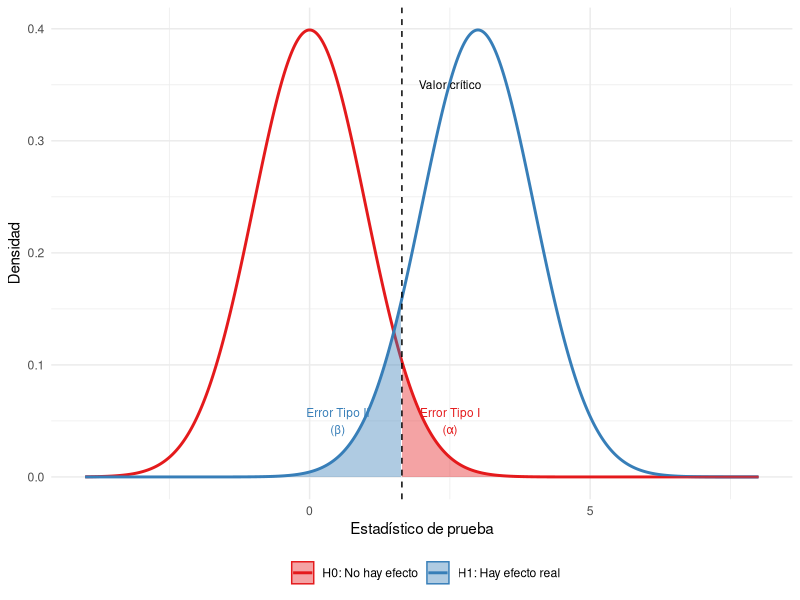
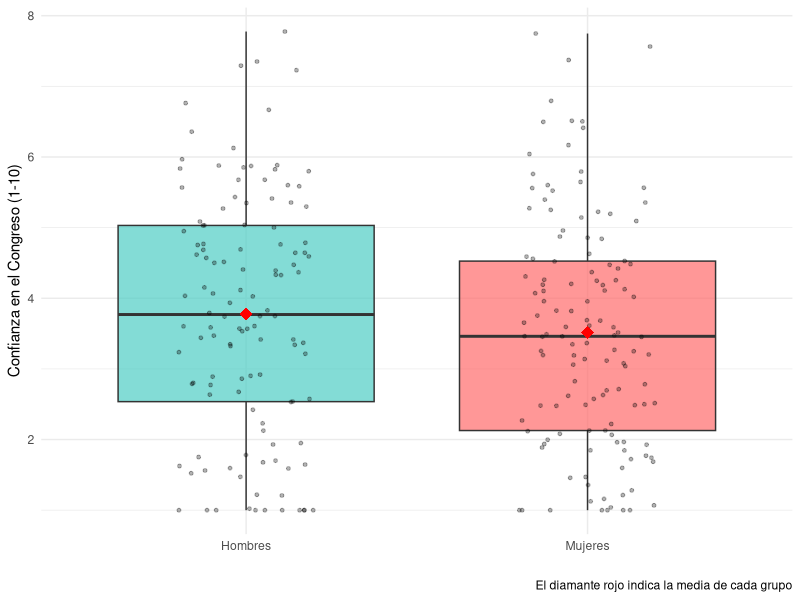
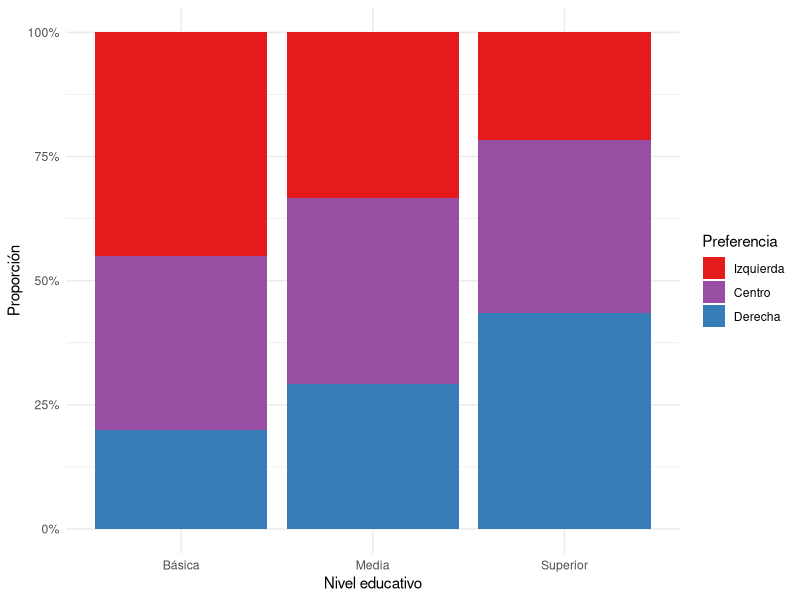

Recreate these plots in R, in order.
## ---- chunk 1
#| label: fig-errores
#| fig-cap: "Visualización de los dos tipos de error"
#| code-fold: true

library(ggplot2)

# Crear datos para dos distribuciones
x <- seq(-4, 8, length.out = 1000)
h0 <- dnorm(x, mean = 0, sd = 1)
h1 <- dnorm(x, mean = 3, sd = 1)

datos <- data.frame(
  x = rep(x, 2),
  densidad = c(h0, h1),
  hipotesis = rep(c("H0: No hay efecto", "H1: Hay efecto real"), each = 1000)
)

valor_critico <- qnorm(0.95, mean = 0, sd = 1)

ggplot(datos, aes(x = x, y = densidad, color = hipotesis, fill = hipotesis)) +
  geom_line(linewidth = 1) +
  geom_area(data = subset(datos, hipotesis == "H0: No hay efecto" & x > valor_critico),
            alpha = 0.4) +
  geom_area(data = subset(datos, hipotesis == "H1: Hay efecto real" & x < valor_critico),
            alpha = 0.4) +
  geom_vline(xintercept = valor_critico, linetype = "dashed", color = "black") +
  annotate("text", x = valor_critico + 0.3, y = 0.35,
           label = "Valor crítico", hjust = 0, size = 3) +
  annotate("text", x = 2.5, y = 0.05,
           label = "Error Tipo I\n(α)", size = 3, color = "#E41A1C") +
  annotate("text", x = 0.5, y = 0.05,
           label = "Error Tipo II\n(β)", size = 3, color = "#377EB8") +
  scale_color_manual(values = c("#E41A1C", "#377EB8")) +
  scale_fill_manual(values = c("#E41A1C", "#377EB8")) +
  labs(x = "Estadístico de prueba", y = "Densidad",
       color = "", fill = "") +
  theme_minimal() +
  theme(legend.position = "bottom")
## ---- chunk 2
# Datos simulados de una encuesta en Chile
set.seed(2024)
satisfaccion <- rnorm(150, mean = 4.2, sd = 2.1)
satisfaccion <- pmax(1, pmin(10, satisfaccion))  # Limitar a escala 1-10
## ---- chunk 3
resultado <- t.test(satisfaccion, mu = 5.0)
resultado
## ---- chunk 4
#| echo: false
cat("	One Sample t-test

data:  satisfaccion
t = -4.8123, df = 149, p-value = 3.542e-06
alternative hypothesis: true mean is not equal to 5
95 percent confidence interval:
 4.020159 4.534641
sample estimates:
mean of x
   4.2774")
## ---- chunk 5
#| echo: false
if(resultado$p.value < 0.05) {
  cat("Conclusión: El valor p es menor que 0.05, por lo tanto rechazamos H₀.\n\n")
  cat("La satisfacción promedio en Chile (", round(mean(satisfaccion), 2),
      ") es significativamente diferente del promedio latinoamericano (5.0).\n\n", sep = "")
  cat("El intervalo de confianza [", round(resultado$conf.int[1], 2),
      " - ", round(resultado$conf.int[2], 2),
      "] no incluye el valor 5.0, lo que confirma la diferencia.", sep = "")
}
## ---- chunk 6
# Cálculo manual
media_muestral <- mean(satisfaccion)
desv_estandar <- sd(satisfaccion)
n <- length(satisfaccion)
mu_0 <- 5.0

t_calculado <- (media_muestral - mu_0) / (desv_estandar / sqrt(n))

cat("Media muestral:", round(media_muestral, 2), "\n")
cat("Desviación estándar:", round(desv_estandar, 2), "\n")
cat("Estadístico t:", round(t_calculado, 2), "\n")

# Valor p (bilateral)
valor_p <- 2 * pt(abs(t_calculado), df = n - 1, lower.tail = FALSE)
cat("Valor p:", round(valor_p, 6), "\n")
## ---- chunk 7
# Datos simulados de confianza en el Congreso (escala 1-10)
set.seed(2024)
confianza_hombres <- rnorm(120, mean = 3.8, sd = 1.8)
confianza_mujeres <- rnorm(130, mean = 3.2, sd = 1.9)

confianza_hombres <- pmax(1, pmin(10, confianza_hombres))
confianza_mujeres <- pmax(1, pmin(10, confianza_mujeres))
## ---- chunk 8
resultado_2grupos <- t.test(confianza_hombres, confianza_mujeres)
resultado_2grupos
## ---- chunk 9
#| echo: false
diferencia <- mean(confianza_hombres) - mean(confianza_mujeres)
cat("Diferencia de medias: Hombres (", round(mean(confianza_hombres), 2),
    ") - Mujeres (", round(mean(confianza_mujeres), 2),
    ") = ", round(diferencia, 2), " puntos\n\n", sep = "")

if(resultado_2grupos$p.value < 0.05) {
  cat("Con p =", round(resultado_2grupos$p.value, 4), "< 0.05, hay diferencia estadísticamente significativa.\n")
  cat("Los hombres reportan mayor confianza en el Congreso que las mujeres.")
} else {
  cat("Con p =", round(resultado_2grupos$p.value, 4), ">= 0.05, no hay diferencia estadísticamente significativa.")
}
## ---- chunk 10
#| label: fig-boxplot-genero
#| fig-cap: "Confianza en el Congreso por género"
#| code-fold: true

datos_genero <- data.frame(
  confianza = c(confianza_hombres, confianza_mujeres),
  genero = factor(c(rep("Hombres", length(confianza_hombres)),
                    rep("Mujeres", length(confianza_mujeres))))
)

ggplot(datos_genero, aes(x = genero, y = confianza, fill = genero)) +
  geom_boxplot(alpha = 0.7) +
  geom_jitter(width = 0.2, alpha = 0.3, size = 1) +
  stat_summary(fun = mean, geom = "point", shape = 18, size = 4, color = "red") +
  scale_fill_manual(values = c("#4ECDC4", "#FF6B6B")) +
  labs(x = "", y = "Confianza en el Congreso (1-10)",
       caption = "El diamante rojo indica la media de cada grupo") +
  theme_minimal() +
  theme(legend.position = "none")
## ---- chunk 11
# Crear tabla de contingencia
voto_educacion <- matrix(c(
  45, 35, 20,   # Educación básica
  40, 45, 35,   # Educación media
  25, 40, 50    # Educación superior
), nrow = 3, byrow = TRUE)

rownames(voto_educacion) <- c("Básica", "Media", "Superior")
colnames(voto_educacion) <- c("Izquierda", "Centro", "Derecha")

voto_educacion
## ---- chunk 12
resultado_chi <- chisq.test(voto_educacion)
resultado_chi
## ---- chunk 13
#| echo: false
if(resultado_chi$p.value < 0.05) {
  cat("Con p =", round(resultado_chi$p.value, 4), "< 0.05, rechazamos H₀.\n")
  cat("Existe una asociación estadísticamente significativa entre nivel educativo y preferencia de voto.")
} else {
  cat("Con p =", round(resultado_chi$p.value, 4), ">= 0.05, no rechazamos H₀.\n")
  cat("No hay evidencia de asociación entre educación y voto.")
}
## ---- chunk 14
round(resultado_chi$residuals, 2)
## ---- chunk 15
#| label: fig-mosaico
#| fig-cap: "Relación entre nivel educativo y preferencia de voto"
#| code-fold: true

library(tidyr)
datos_voto <- as.data.frame(as.table(voto_educacion))
names(datos_voto) <- c("Educacion", "Voto", "Frecuencia")

ggplot(datos_voto, aes(x = Educacion, y = Frecuencia, fill = Voto)) +
  geom_bar(stat = "identity", position = "fill") +
  scale_fill_manual(values = c("#E41A1C", "#984EA3", "#377EB8")) +
  scale_y_continuous(labels = scales::percent) +
  labs(x = "Nivel educativo", y = "Proporción", fill = "Preferencia") +
  theme_minimal()
## ---- chunk 16
set.seed(2024)
control <- rnorm(5000, mean = 50, sd = 15)
tratamiento <- rnorm(5000, mean = 50.5, sd = 15)

t.test(tratamiento, control)
## ---- chunk 17
#| echo: false
cat("En nuestro ejemplo:\n")
cat("- Diferencia de medias: 0.5 puntos\n")
cat("- Esto representa solo el", round((0.5/100)*100, 1), "% de la escala\n")
cat("- Aunque es 'significativo', probablemente no justifica el costo del programa")
## ---- chunk 18
diferencia <- mean(tratamiento) - mean(control)
s_pooled <- sqrt((var(tratamiento) + var(control)) / 2)
d_cohen <- diferencia / s_pooled

cat("d de Cohen:", round(d_cohen, 3), "\n")
cat("Interpretación: efecto",
    ifelse(abs(d_cohen) < 0.2, "trivial",
           ifelse(abs(d_cohen) < 0.5, "pequeño",
                  ifelse(abs(d_cohen) < 0.8, "mediano", "grande"))))
## ---- chunk 19
# 20 pruebas cuando H0 siempre es cierta
set.seed(2024)
valores_p <- replicate(20, {
  x <- rnorm(50)  # Datos puramente aleatorios
  y <- rnorm(50)
  t.test(x, y)$p.value
})

cat("De 20 pruebas con datos aleatorios:\n")
cat("Número de 'significativos' (p < 0.05):", sum(valores_p < 0.05), "\n")
cat("¡Esto ocurre incluso cuando NO hay ningún efecto real!")
